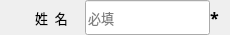
              <widget class="QWidget" name="widget_12" native="true">
               <property name="minimumSize">
                <size>
                 <width>0</width>
                 <height>35</height>
                </size>
               </property>
               <property name="maximumSize">
                <size>
                 <width>16777215</width>
                 <height>35</height>
                </size>
               </property>
               <layout class="QGridLayout" name="gridLayout_8">
                <property name="leftMargin">
                 <number>0</number>
                </property>
                <property name="topMargin">
                 <number>0</number>
                </property>
                <property name="rightMargin">
                 <number>0</number>
                </property>
                <property name="bottomMargin">
                 <number>0</number>
                </property>
                <property name="spacing">
                 <number>0</number>
                </property>
                <item row="0" column="0">
                 <widget class="QLabel" name="label_17">
                  <property name="minimumSize">
                   <size>
                    <width>35</width>
                    <height>35</height>
                   </size>
                  </property>
                  <property name="maximumSize">
                   <size>
                    <width>35</width>
                    <height>35</height>
                   </size>
                  </property>
                  <property name="font">
                   <font>
                    <family>微软雅黑</family>
                    <pointsize>10</pointsize>
                   </font>
                  </property>
                  <property name="text">
                   <string/>
                  </property>
                  <property name="scaledContents">
                   <bool>true</bool>
                  </property>
                 </widget>
                </item>
                <item row="0" column="2">
                 <widget class="QLineEdit" name="lineEdit_name">
                  <property name="minimumSize">
                   <size>
                    <width>0</width>
                    <height>35</height>
                   </size>
                  </property>
                  <property name="maximumSize">
                   <size>
                    <width>16777215</width>
                    <height>35</height>
                   </size>
                  </property>
                  <property name="font">
                   <font>
                    <family>微软雅黑</family>
                    <pointsize>10</pointsize>
                   </font>
                  </property>
                  <property name="placeholderText">
                   <string>必填</string>
                  </property>
                 </widget>
                </item>
                <item row="0" column="1">
                 <widget class="QLabel" name="label_18">
                  <property name="minimumSize">
                   <size>
                    <width>50</width>
                    <height>35</height>
                   </size>
                  </property>
                  <property name="maximumSize">
                   <size>
                    <width>50</width>
                    <height>35</height>
                   </size>
                  </property>
                  <property name="font">
                   <font>
                    <family>微软雅黑</family>
                    <pointsize>10</pointsize>
                   </font>
                  </property>
                  <property name="text">
                   <string>姓  名</string>
                  </property>
                 </widget>
                </item>
                <item row="0" column="3">
                 <widget class="QLabel" name="lab_nameTip">
                  <property name="minimumSize">
                   <size>
                    <width>20</width>
                    <height>0</height>
                   </size>
                  </property>
                  <property name="maximumSize">
                   <size>
                    <width>20</width>
                    <height>16777215</height>
                   </size>
                  </property>
                  <property name="font">
                   <font>
                    <family>微软雅黑</family>
                    <pointsize>12</pointsize>
                    <bold>true</bold>
                   </font>
                  </property>
                  <property name="text">
                   <string>*</string>
                  </property>
                 </widget>
                </item>
               </layout>
              </widget>
